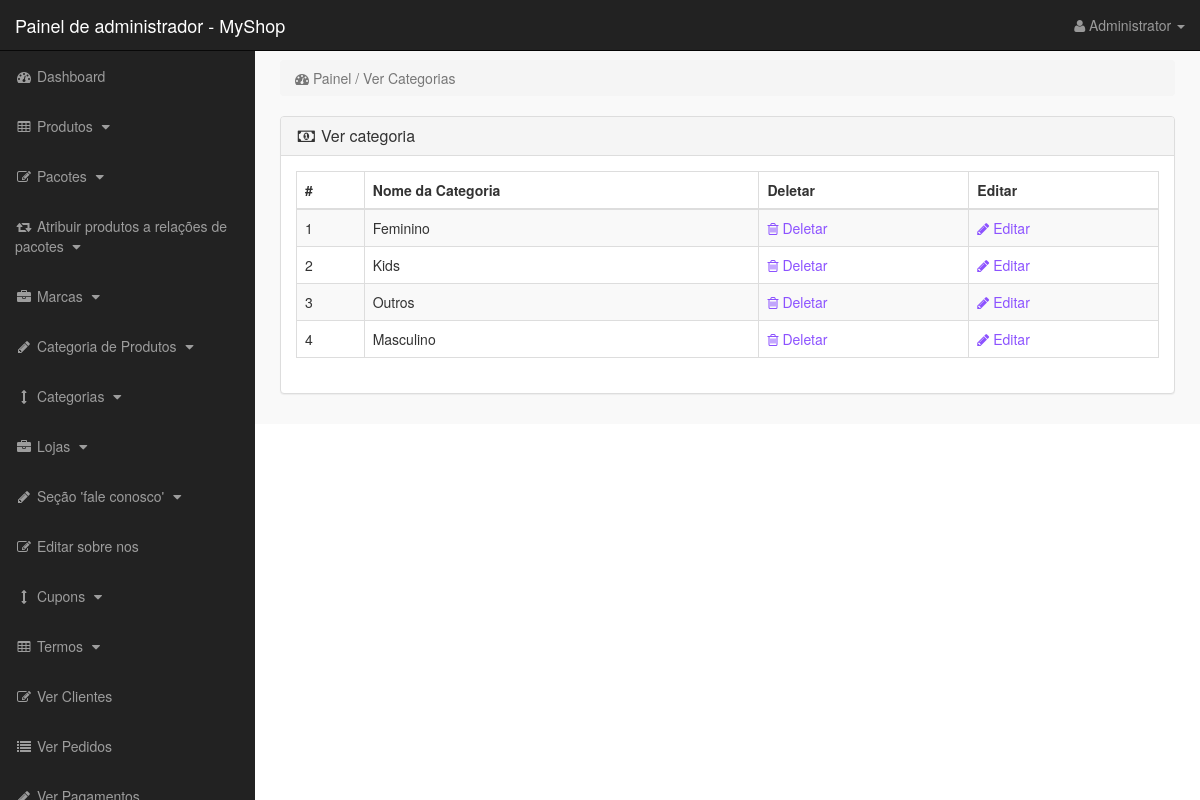
The app's page /admin_area/index.php?view_cats (signed in) with its own data.
### tables this page shows
CREATE TABLE IF NOT EXISTS `categories` (
  `cat_id` int(10) NOT NULL AUTO_INCREMENT,
  `cat_title` text NOT NULL,
  `cat_top` text NOT NULL,
  `cat_image` text NOT NULL,
  PRIMARY KEY (`cat_id`)
);

### admin_area/view_cats.php (the view)
<?php
if(!isset($_SESSION['admin_email'])){
echo "<script>window.open('login.php','_self')</script>";
}
else {
?>
<div class="row" >
<div class="col-lg-12" >
<ol class="breadcrumb" >
<li class="active" >
<i class="fa fa-dashboard" ></i> Painel / Ver Categorias
</li>
</ol>
</div>
</div>
<div class="row" >
<div class="col-lg-12" >
<div class="panel panel-default" >
<div class="panel-heading" >
<h3 class="panel-title" >
<i class="fa fa-money fa-fw"></i> Ver categoria
</h3>
</div>
<div class="panel-body" >
<div class="table-responsive" >
<table class="table table-bordered table-hover table-striped" >
<thead>
<tr>
<th>#</th>
<th>Nome da Categoria</th>
<th>Deletar</th>
<th>Editar</th>
</tr>
</thead>
<tbody>
<?php
$i=0;
$get_cats = "select * from categories";
$run_cats = mysqli_query($con,$get_cats);
while($row_cats = mysqli_fetch_array($run_cats)){
$cat_id = $row_cats['cat_id'];
$cat_title = $row_cats['cat_title'];
$i++;
?>
<tr>
<td><?php echo $i; ?></td>
<td><?php echo $cat_title; ?></td>
<td>
<a href="index.php?delete_cat=<?php echo $cat_id; ?>" >
<i class="fa fa-trash-o" ></i> Deletar
</a>
</td>
<td>
<a href="index.php?edit_cat=<?php echo $cat_id; ?>" >
<i class="fa fa-pencil" ></i> Editar
</a>
</td>
</tr>
<?php } ?>
</tbody>
</table>
</div>
</div>
</div>
</div>
</div>
<?php } ?>

### admin_area/includes/sidebar.php (shortened to what this page needs)
<?php
if(!isset($_SESSION['admin_email'])){
echo "<script>window.open('login.php','_self')</script>";
}
else {
?>
<nav class="navbar navbar-inverse navbar-fixed-top" >
<div class="navbar-header" >
<a class="navbar-brand" href="index.php?dashboard" >Painel de administrador - MyShop</a>
</div>
<ul class="nav navbar-right top-nav" >
<li class="dropdown" >
<a href="#" class="dropdown-toggle" data-toggle="dropdown" >
<i class="fa fa-user" ></i>
<?php echo $admin_name; ?> <b class="caret" ></b>
</a>
</li>
</ul>
<div class="collapse navbar-collapse navbar-ex1-collapse">
<ul class="nav navbar-nav side-nav">
<li>
<a href="index.php?dashboard">
<i class="fa fa-fw fa-dashboard"></i> Dashboard
</a>
</li>
<li>
<a href="#" data-toggle="collapse" data-target="#products">
<i class="fa fa-fw fa-table"></i> Produtos
<i class="fa fa-fw fa-caret-down"></i>
</a>
</li>
<li>
<a href="#" data-toggle="collapse" data-target="#bundles">
<i class="fa fa-fw fa-edit"></i> Pacotes
<i class="fa fa-fw fa-caret-down"></i>
</a>
</li>
<li>
<a href="#" data-toggle="collapse" data-target="#relations">
<i class="fa fa-fw fa-retweet"></i> Atribuir produtos a relações de pacotes
<i class="fa fa-fw fa-caret-down"></i>
</a>
</li>
<li>
<a href="#" data-toggle="collapse" data-target="#manufacturers">
<i class="fa fa-fw fa-briefcase"></i> Marcas
<i class="fa fa-fw fa-caret-down"></i>
</a>
</li>
<li>
<a href="#" data-toggle="collapse" data-target="#p_cat">
<i class="fa fa-fw fa-pencil"></i> Categoria de Produtos
<i class="fa fa-fw fa-caret-down"></i>
</a>
</li>
<li>
<a href="#" data-toggle="collapse" data-target="#cat">
<i class="fa fa-fw fa-arrows-v"></i> Categorias
<i class="fa fa-fw fa-caret-down"></i>
</a>
</li>
<li>
<a href="#" data-toggle="collapse" data-target="#store">
<i class="fa fa-fw fa-briefcase"></i> Lojas
<i class="fa fa-fw fa-caret-down"></i>
</a>
</li>
<li>
<a href="#" data-toggle="collapse" data-target="#contact_us">
<i class="fa fa-fw fa-pencil"> </i> Seção 'fale conosco'
<i class="fa fa-fw fa-caret-down"></i>
</a>
</li>
<li>
<a href="index.php?edit_about_us">
<i class="fa fa-fw fa-edit"></i> Editar sobre nos
</a>
</li>
<li>
<a href="#" data-toggle="collapse" data-target="#coupons">
<i class="fa fa-fw fa-arrows-v"></i> Cupons
<i class="fa fa-fw fa-caret-down"></i>
</a>
</li>
<li>
<a href="#" data-toggle="collapse" data-target="#terms" >
<i class="fa fa-fw fa-table"></i> Termos
<i class="fa fa-fw fa-caret-down"></i>
</a>
</li>
<li>
<a href="index.php?view_customers">
<i class="fa fa-fw fa-edit"></i> Ver Clientes
</a>
</li>
<li>
<a href="index.php?view_orders">
<i class="fa fa-fw fa-list"></i> Ver Pedidos
</a>
</li>
<li>
<a href="index.php?view_payments">
<i class="fa fa-fw fa-pencil"></i> Ver Pagamentos
</a>
</li>
</ul>
</div>
</nav>
<?php } ?>

### admin_area/css/style.css (style rules this page uses)
body { margin-top:100px; }
@media (min-width: 768px) { body { margin-top:50px; } }
.top-nav { padding:0 15px; }
.top-nav>li { display:inline-block; float:left; }
.top-nav>li>a { padding-top:15px; padding-bottom:15px; line-height:20px; color:#999; }
@media (min-width: 768px) { .side-nav { position:fixed; top:51px; width:255px; border-radius:0; overflow-y:auto; background-color: #222; bottom:0; overflow-x:hidden; padding-bottom:40px; } }
@media (min-width: 768px) { .side-nav>li>a { width:255px; } }
.panel-body { border-radius:5px; }

### records on screen
categories: cat_title "Feminino"
categories: cat_title "Kids"
categories: cat_title "Outros"
categories: cat_title "Masculino"

### other values on screen
$admin_name "Administrator"
